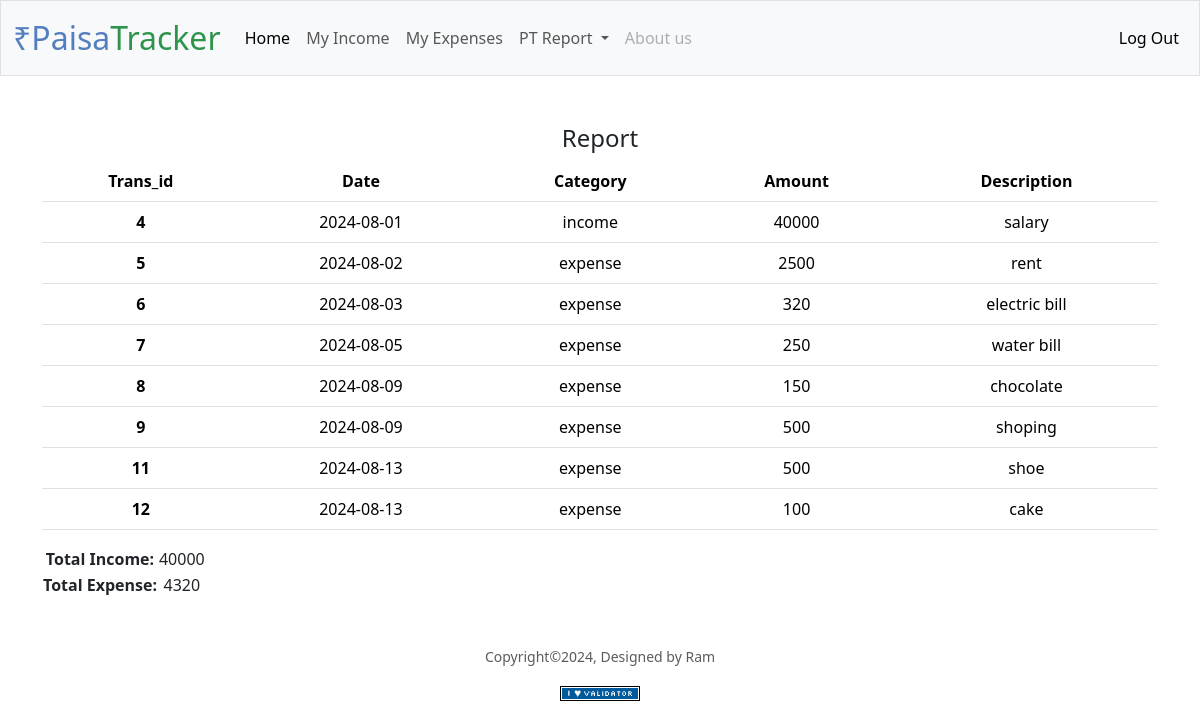
The app's page /report?type=this_month (signed in) with its own data.
### tables this page shows
CREATE TABLE expenses (
    expense_id INTEGER PRIMARY KEY ,
    user_id INT,
    amount DECIMAL(10,2),
    category VARCHAR(50),
    description TEXT,
    date DATE,
    FOREIGN KEY (user_id) REFERENCES users(id)
);

### app.py (the view, shortened to what this page needs)
@app.route("/report")
@login_required
def report():
    report_type = request.args.get('type')
    if report_type == 'last_7_days':
        query = db.execute("SELECT * FROM expenses WHERE date >= date('now','-7 days') AND user_id=?", session["user_id"])
        income = db.execute("SELECT SUM(amount) FROM expenses WHERE date >= date('now','-7 days') AND category='income'AND user_id=?", session["user_id"])
        expense = db.execute("SELECT SUM(amount) FROM expenses WHERE date >= date('now','-7 days') AND category='expense'AND user_id=?", session["user_id"])
    elif report_type == 'this_month':
        query = db.execute("SELECT * FROM expenses WHERE strftime('%Y-%m', date) = strftime('%Y-%m', 'now') AND user_id=?", session["user_id"])
        income = db.execute("SELECT SUM(amount) FROM expenses WHERE strftime('%Y-%m', date) = strftime('%Y-%m', 'now') AND category='income' AND user_id=?", session["user_id"])
        expense = db.execute("SELECT SUM(amount) FROM expenses WHERE strftime('%Y-%m', date) = strftime('%Y-%m', 'now') AND category='expense' AND user_id=?", session["user_id"])
    inc = income[0]
    print(inc['SUM(amount)'])
    return render_template("report.html", data=query, income=income[0]['SUM(amount)'], expenses=expense[0]["SUM(amount)"])

### app.py (called while the page is built)
@app.after_request
def after_request(response):
    response.headers["Cache-Control"] = "no-cache, no-store, must-revalidate"
    response.headers["Expires"] = 0
    response.headers["Pragma"] = "no-cache"
    return response

### helpers.py (called while the page is built)
def login_required(f):
    @wraps(f)
    def decorated_function(*args, **kwargs):
        if session.get("user_id") is None:
            return redirect("/login")
        return f(*args, **kwargs)
    return decorated_function

### templates/report.html (shortened to what this page needs)
{% extends "layout.html" %}
{% block main %}
<table class="table">
  <tcaption><h4>Report</h4><tcaption>
  <thead>
    <tr>
      <th scope="col">Trans_id</th>
      <th scope="col">Date</th>
      <th scope="col">Category</th>
      <th scope="col">Amount</th>
      <th scope="col">Description</th>
    </tr>
  </thead>
  <tbody>
    {% for row in data %}
      <tr>
        <th scope="row">{{row.expense_id}}</th>
        <td>{{row.date}}</td>
        <td>{{row.category}}</td>
        <td>{{row.amount}}</td>
        <td>{{row.description}}</td>
      </tr>
    {% endfor %}
  </tbody>
</table>
<table>
<tfoot>
  <tr>
    <td colspan="3"><strong>Total Income:</strong></td>
    <td>{{ income }}</td>
    <td></td>
  </tr>
  <tr>
    <td colspan="3"><strong>Total Expense:</strong></td>
    <td>{{ expenses}}</td>
    <td></td>
  </tr>
</tfoot>
</table>
{% endblock %}

### records on screen
expenses: expense_id "4", date "2024-08-01", category "income", amount "40000", description "salary"
expenses: expense_id "5", date "2024-08-02", category "expense", amount "2500", description "rent"
expenses: expense_id "6", date "2024-08-03", category "expense", amount "320", description "electric bill"
expenses: expense_id "7", date "2024-08-05", category "expense", amount "250", description "water bill"
expenses: expense_id "8", date "2024-08-09", category "expense", amount "150", description "chocolate"
expenses: expense_id "9", date "2024-08-09", category "expense", amount "500", description "shoping"
expenses: expense_id "11", date "2024-08-13", category "expense", amount "500", description "shoe"
expenses: expense_id "12", date "2024-08-13", category "expense", amount "100", description "cake"

### other values on screen
{{ income }} "40000"
{{ expenses }} "4320"
